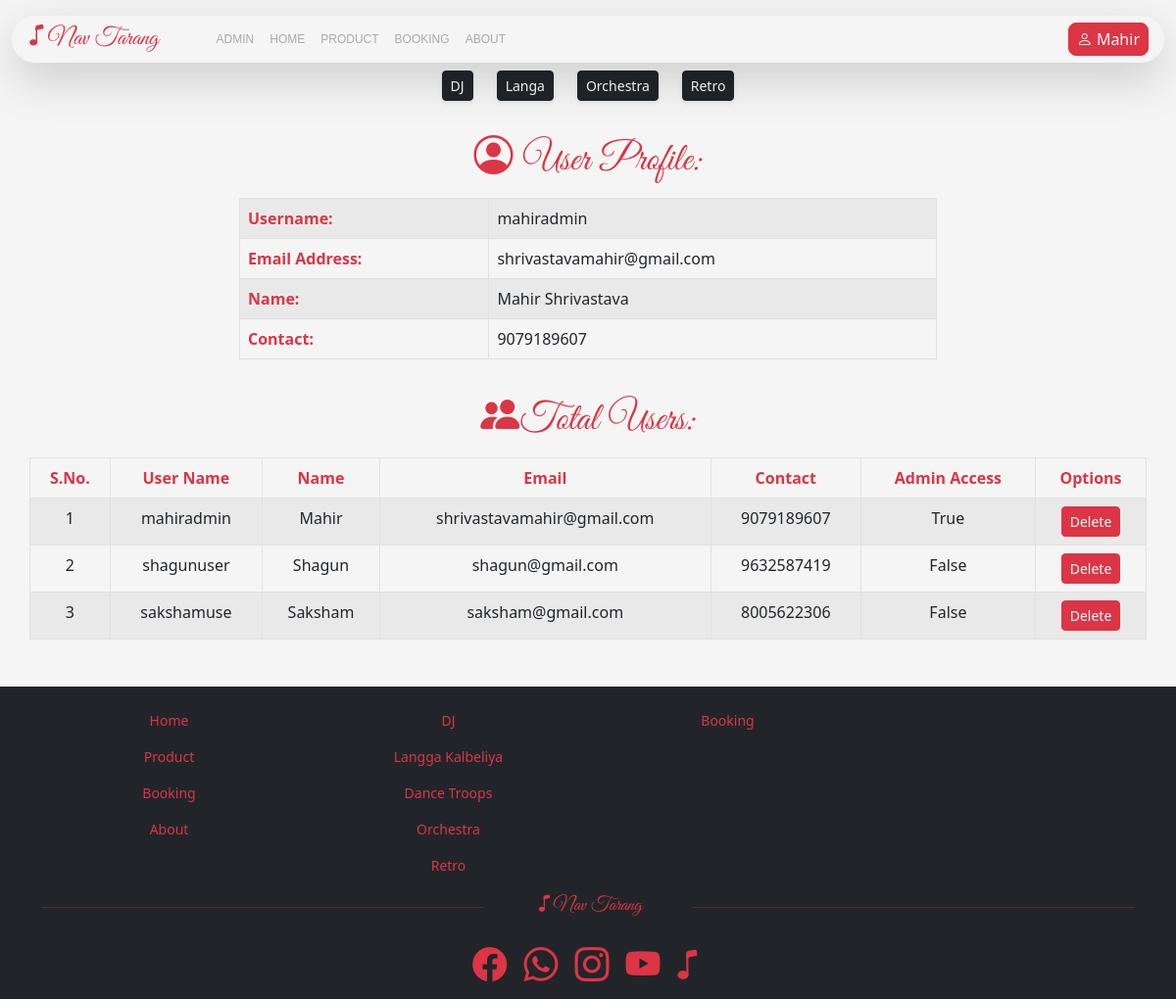
Page /profile/mahiradmin (signed in) on the committed database.
### navtarang/models.py (models this page shows, shortened)
class User(db.Model, UserMixin):
    id = db.Column(db.Integer, primary_key=True, unique=True)
    username = db.Column(db.String(length=10), unique=True, nullable=False)
    password_hash = db.Column(db.String(), nullable=False)
    first_name = db.Column(db.String(length=30), nullable=False)
    last_name = db.Column(db.String(length=30),  nullable=False)
    email_address = db.Column(db.String(length=50), unique=True, nullable=False)
    contact = db.Column(db.String(length=10), unique=True, nullable=False)
    budget = db.Column(db.Integer, default=0)
    admin_access = db.Column(db.Boolean, default=False)
    booking = db.relationship('Booking', backref='owned_user', lazy=True)
    @property
    def password(self):
        return self.password

### navtarang/routes.py (the view)
    @app.route('/profile/<string:username>', methods=['GET','POST'])
    @login_required
    def profile_page(username):
        try:
            if username != current_user.username:
                raise Exception(f"username {username} does not exist! in current login!")
            user = User.query.all()
            if request.method == 'GET':
                return render_template('profile.html', username=username, user=user)
        except Exception as error:
            flash(error, category="danger")
            return redirect(url_for('home_page', username=username))

### navtarang/models.py (called while the page is built)
@login_manager.user_loader
def load_user(user):
    return User.query.get(user)

### navtarang/templates/profile.html (shortened to what this page needs)
{% extends '_layout.html' %}
{% block content %}
<div class="container">
    <div class="row">
        <div class="col-sm-2"></div>
        <div class="col-sm-8">
            <div class="container">
                <div class="text-danger greatvibesfont text-center mt-4 size-40 bi bi-person-circle"> <label class="form-label">User Profile: </label></div>
                <table class="table table-bordered border-2 table-striped">
                    <tr>
                        <th class="text-danger">Username:</th>
                        <td>{{ current_user.username }}</td>
                    </tr>
                    <tr>
                        <th class="text-danger">Email Address:</th>
                        <td>{{ current_user.email_address }}</td>
                    </tr>
                    <tr>
                        <th class="text-danger">Name:</th>
                        <td >{{ current_user.first_name }} {{ current_user.last_name }}</td>
                    </tr>
                    <tr>
                        <th class="text-danger">Contact:</th>
                        <td>{{ current_user.contact }}</td>
                    </tr>
                </table>
            </div>
        </div>
        <div class="col-sm-2"></div>
    </div>
</div>
    {% if current_user.admin_access %}
    <div class="greatvibesfont size-40 mt-3 text-center text-danger">
        <label class="form-label bi bi-people-fill ps-2 pe-2">Total Users:</label>
    </div>
    <table class="container table table-bordered table-striped text-center table-responsive">
        <thead>
            <tr class="text-danger">
                <th>S.No.</th>
                <th>User Name</th>
                <th>Name</th>
                <th>Email</th>
                <th>Contact</th>
                <th>Admin Access</th>
                <th>Options</th>
            </tr>
        </thead>
        <tbody>
            {% set counter = [] %}
            {% for users in user %}
            {% set _ = counter.append(1) %}
            <tr>
                <td>{{ counter|length }}</td>
                <td>{{ users.username }}</td>
                <td>{{ users.first_name }}</td>
                <td>{{ users.email_address }}</td>
                <td>{{ users.contact }}</td>
                <td>{{ users.admin_access }}</td>
                <td><a href="{{ url_for('delete_profile', username=users.username, admin=users.admin_access) }}" class="btn btn-sm btn-danger">Delete</a></td>
            </tr>
            {% endfor %}
        </tbody>
    </table>
    {% endif %}
{% endblock %}

### navtarang/templates/_layout.html (shortened to what this page needs)
<!doctype html>
<html lang="en">
  <head>
    <link rel="stylesheet" href="https://cdn.jsdelivr.net/npm/bootstrap-icons@1.9.1/font/bootstrap-icons.css">
    <link rel="stylesheet" href="{{ url_for('static', filename='css/bootstrap.css') }}">
    <link rel="stylesheet" href="{{ url_for('static', filename='css/style.css') }}">
    <link rel="stylesheet" href="{{ url_for('static' ,filename='css/mediaquery.css') }}">
  </head>
{% set username = "?" %}
{% if current_user.is_authenticated %}
{% set username = current_user.username %}
{% endif %}
  <body class="bg-cream">
      <div class="container-fluid bg-cream fixed-top">
        <nav class="navbar navbar-expand-sm navbar-light mt-2">
            <div class="container-fluid shadow-lg rounded-5">
                <a class="navbar-brand greatvibesfont me-auto ms-auto size-25 bi bi-music-note text-decoration-none text-danger" href="{{ url_for('home_page', username=username) }}">Nav Tarang</a>
                <div class="collapse navbar-collapse" id="collapsibleNavId">
                    <ul class="navbar-nav me-auto size-12 mt-2 mt-lg-0 text-center">
                        {% if current_user.admin_access==True and current_user.is_authenticated %}
                        <li class="nav-item" id="headermenu"><a class="nav-link" href="{{ url_for('admin_page', username=username) }}">ADMIN</a> </li>
                        {% endif %}
                        <li class="nav-item" id="headermenu"><a class="nav-link" href="{{ url_for('home_page', username=username) }}">HOME</a> </li>
                        <li class="nav-item" id="headermenu"><a class="nav-link" href="{{url_for('product_page', username=username)}}">PRODUCT</a></li>
                        <li class="nav-item" id="headermenu"><a class="nav-link" href="{{ url_for('booking_page', username=username) }}">BOOKING</a></li>
                        <li class="nav-item" id="headermenu"><a class="nav-link" href="{{url_for('about_page', username=username)}}">ABOUT</a></li>
                    </ul>
                    <div class="d-flex my-lg-0 my-2 size-12" id="gayab0">
                        {% if current_user.is_authenticated %}
                        <a class="m-1 size-16 btn btn-danger text-light rounded-3 btn-sm bi bi-person" onclick="profileBar()">
                            {{ current_user.first_name }}
                        </a>
                        {% else %}
                        <a class="m-1 btn btn-danger btn-sm bi bi-box-arrow-in-right" href="{{ url_for('login_page') }}"> Login</a>
                        <a class="m-1 btn btn-danger btn-sm bi bi-person-plus" href="{{ url_for('register_page') }}"> Register</a>
                        {% endif %}
                    </div>
                </div>
            </div>
        </nav>
        <div class="justify-content-center nav mb-2 changeBg-red">
            <a class="nav-item btn btn-dark shadow-sm btn-sm text-white text-decoration-none" href="{{ url_for('dj_page', username=username) }}">DJ</a>
            <a class="nav-item btn btn-dark shadow-sm btn-sm ms-4 text-white text-decoration-none" href="{{ url_for('langa_page', username=username) }}">Langa</a>
            <a class="nav-item btn btn-dark shadow-sm btn-sm ms-4 text-white text-decoration-none" href="{{ url_for('orchestra_page', username=username) }}">Orchestra</a>
            <a class="nav-item btn btn-dark shadow-sm btn-sm ms-4 text-white text-decoration-none" href="{{ url_for('retro_page', username=username) }}">Retro</a>
        </div>
      </div>
      <div id="contentDesktop">
            {% block content %}
            {% endblock %}
        </div>
</body>
<footer class="bg-dark mt-5">
    <div class="container size-14 pt-3">
        <div class="row text-center">
            <div class="col mt-2">
                <div>
                    <a href="{{ url_for('home_page', username=username) }}" class="nav-link text-danger pb-3">Home</a>
                    <a href="{{ url_for('product_page', username=username) }}" class="nav-link text-danger pb-3">Product</a>
                    <a href="{{ url_for('booking_page', username=username) }}" class="nav-link text-danger pb-3">Booking</a>
                    <a href="{{ url_for('about_page', username=username) }}" class="nav-link text-danger pb-3">About</a>
                </div>
            </div>
            <div class="col mt-2">
                <a href="{{ url_for('product_page', username=username) }}" id="footerdj" class="nav-link text-danger pb-3">DJ</a>
                <a href="{{ url_for('product_page', username=username) }}" id="footerlanga" class="nav-link text-danger pb-3">Langga Kalbeliya</a>
                <a href="{{ url_for('product_page', username=username) }}" id="footerdance" class="nav-link text-danger pb-3">Dance Troops</a>
                <a href="{{ url_for('product_page', username=username) }}" id="footerorchestra" class="nav-link text-danger pb-3">Orchestra</a>
                <a href="{{ url_for('product_page', username=username) }}" id="footerretro" class="nav-link text-danger pb-3">Retro</a>
            </div>
            <div class="col mt-2">
                <a href="{{ url_for('booking_page', username=username) }}" class="nav-link text-danger pb-3">Booking</a>
            </div>
            <div class="col"></div>
        </div>
    </div>
    <div class="container">
        <div class="row">
            <div class="col-md-5"><hr class="text-danger"></div>
            <div class="col-md-2 text-center size-20 greatvibesfont text-danger bi bi-music-note">Nav Tarang</div>
            <div class="col-md-5"><hr class="text-danger"></div>
        </div>
    </div>
    <div class="container">
        <div class="container-fluid text-center mt-3 size-35">
            <label class="form-label me-2"><a class="bi bi-facebook text-danger" href="https://www.facebook.com/navtarangevent" target="_blank" rel="noopener noreferrer"></a></label>
            <label class="form-label me-2"><a class="bi bi-whatsapp text-danger" href="https://api.whatsapp.com/send?phone=9414133822" target="_blank" rel="noopener noreferrer"></a></label>
            <label class="form-label me-2"><a class="bi bi-instagram text-danger" href="https://www.instagram.com/navtarangevent" target="_blank" rel="noopener noreferrer"></a></label>
            <label class="form-label"><a class="bi bi-youtube text-danger" href="https://www.youtube.com/channel/UCH7y8zvLqLs564Swv3ZnvVA" target="_blank" rel="noopener noreferrer"></a></label>
            <label class="form-label"><a class="bi bi-music-note text-danger" href="{{ url_for('home_page', username=username) }}"></a></label>
        </div>
    </div>
</footer>
</html>

### navtarang/static/css/style.css (style rules this page uses)
.greatvibesfont { font-family: 'great-vibes.regular'; }
.bg-cream { background-color: whitesmoke; }
.size-14 { font-size: 14px !important; word-wrap: break-word; }
.size-40 { font-size: 40px !important; word-wrap: break-word; }
.size-35 { font-size: 35px !important; }
.size-25 { font-size: 25px !important; }
.size-20 { font-size: 20px; }
.size-16 { font-size: 16px; }
.size-12 { font-size: 12px; }
#headermenu { font-family: Verdana, Geneva, Tahoma, sans-serif; transition: 0.5s; }
#headermenu a { color: darkgray; }

### navtarang/static/css/mediaquery.css (style rules this page uses)
@media only screen and (min-width: 574px) { #contentDesktop { position: relative; padding-top: 110px ; } }
@media only screen and (min-width: 574px) { #collapsibleNavId ul { margin-left: 5%; } }

### rows in the picture
User: first_name "Mahir", username "mahiradmin", email_address "shrivastavamahir@gmail.com", last_name "Shrivastava", contact "9079189607", counter "1", admin_access "True"
User: counter "2", username "shagunuser", first_name "Shagun", email_address "shagun@gmail.com", contact "9632587419", admin_access "False"
User: counter "3", username "sakshamuse", first_name "Saksham", email_address "saksham@gmail.com", contact "8005622306", admin_access "False"
